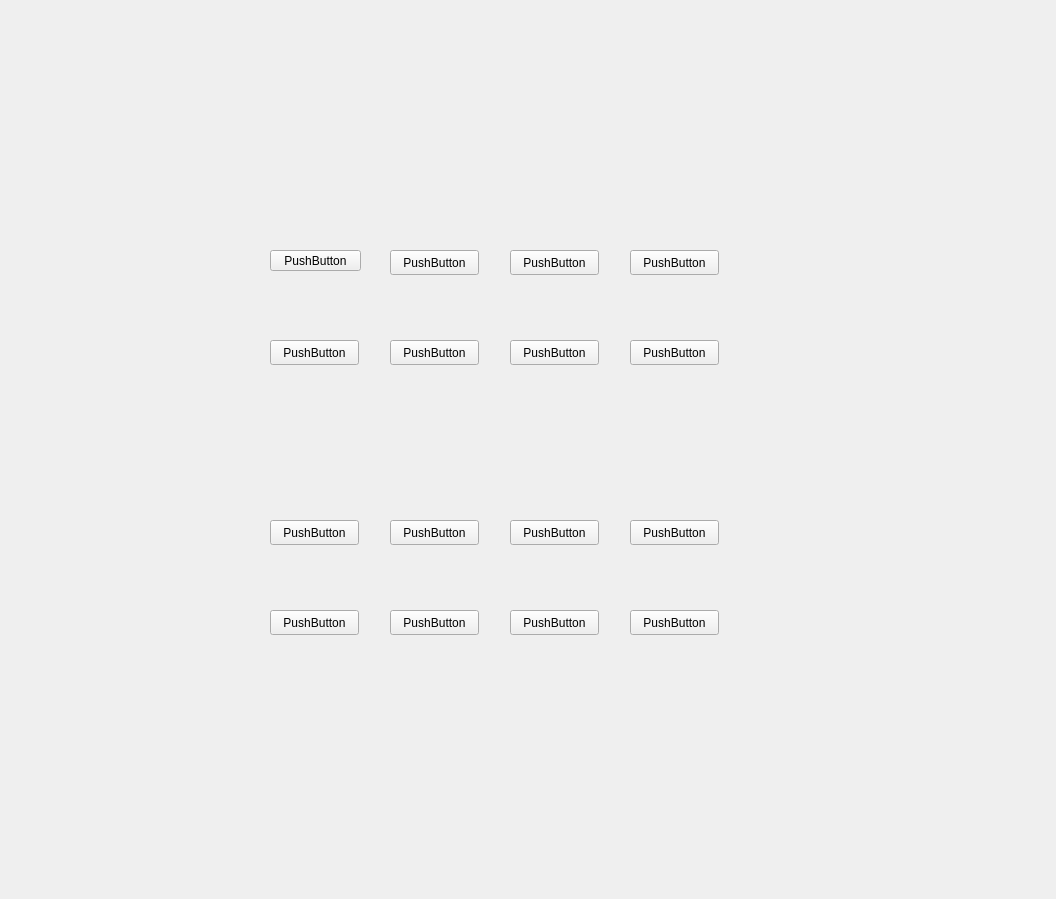
<?xml version="1.0" encoding="UTF-8"?>
<ui version="4.0">
 <class>Form</class>
 <widget class="QWidget" name="Form">
  <property name="geometry">
   <rect>
    <x>0</x>
    <y>0</y>
    <width>1056</width>
    <height>899</height>
   </rect>
  </property>
  <property name="minimumSize">
   <size>
    <width>1056</width>
    <height>0</height>
   </size>
  </property>
  <property name="windowTitle">
   <string>Form</string>
  </property>
  <widget class="QPushButton" name="AV_1">
   <property name="geometry">
    <rect>
     <x>270</x>
     <y>250</y>
     <width>91</width>
     <height>21</height>
    </rect>
   </property>
   <property name="text">
    <string>PushButton</string>
   </property>
  </widget>
  <widget class="QPushButton" name="RT_1">
   <property name="geometry">
    <rect>
     <x>270</x>
     <y>340</y>
     <width>89</width>
     <height>25</height>
    </rect>
   </property>
   <property name="text">
    <string>PushButton</string>
   </property>
  </widget>
  <widget class="QPushButton" name="RT_2">
   <property name="geometry">
    <rect>
     <x>390</x>
     <y>340</y>
     <width>89</width>
     <height>25</height>
    </rect>
   </property>
   <property name="text">
    <string>PushButton</string>
   </property>
  </widget>
  <widget class="QPushButton" name="AV_2">
   <property name="geometry">
    <rect>
     <x>390</x>
     <y>250</y>
     <width>89</width>
     <height>25</height>
    </rect>
   </property>
   <property name="text">
    <string>PushButton</string>
   </property>
  </widget>
  <widget class="QPushButton" name="AV_3">
   <property name="geometry">
    <rect>
     <x>510</x>
     <y>250</y>
     <width>89</width>
     <height>25</height>
    </rect>
   </property>
   <property name="text">
    <string>PushButton</string>
   </property>
  </widget>
  <widget class="QPushButton" name="RT_3">
   <property name="geometry">
    <rect>
     <x>510</x>
     <y>340</y>
     <width>89</width>
     <height>25</height>
    </rect>
   </property>
   <property name="text">
    <string>PushButton</string>
   </property>
  </widget>
  <widget class="QPushButton" name="AV_4">
   <property name="geometry">
    <rect>
     <x>630</x>
     <y>250</y>
     <width>89</width>
     <height>25</height>
    </rect>
   </property>
   <property name="text">
    <string>PushButton</string>
   </property>
  </widget>
  <widget class="QPushButton" name="RT_4">
   <property name="geometry">
    <rect>
     <x>630</x>
     <y>340</y>
     <width>89</width>
     <height>25</height>
    </rect>
   </property>
   <property name="text">
    <string>PushButton</string>
   </property>
  </widget>
  <widget class="QPushButton" name="AV_5">
   <property name="geometry">
    <rect>
     <x>270</x>
     <y>520</y>
     <width>89</width>
     <height>25</height>
    </rect>
   </property>
   <property name="text">
    <string>PushButton</string>
   </property>
  </widget>
  <widget class="QPushButton" name="RT_5">
   <property name="geometry">
    <rect>
     <x>270</x>
     <y>610</y>
     <width>89</width>
     <height>25</height>
    </rect>
   </property>
   <property name="text">
    <string>PushButton</string>
   </property>
  </widget>
  <widget class="QPushButton" name="AV_6">
   <property name="geometry">
    <rect>
     <x>390</x>
     <y>520</y>
     <width>89</width>
     <height>25</height>
    </rect>
   </property>
   <property name="text">
    <string>PushButton</string>
   </property>
  </widget>
  <widget class="QPushButton" name="RT_6">
   <property name="geometry">
    <rect>
     <x>390</x>
     <y>610</y>
     <width>89</width>
     <height>25</height>
    </rect>
   </property>
   <property name="text">
    <string>PushButton</string>
   </property>
  </widget>
  <widget class="QPushButton" name="AV_7">
   <property name="geometry">
    <rect>
     <x>510</x>
     <y>520</y>
     <width>89</width>
     <height>25</height>
    </rect>
   </property>
   <property name="text">
    <string>PushButton</string>
   </property>
  </widget>
  <widget class="QPushButton" name="RT_7">
   <property name="geometry">
    <rect>
     <x>510</x>
     <y>610</y>
     <width>89</width>
     <height>25</height>
    </rect>
   </property>
   <property name="text">
    <string>PushButton</string>
   </property>
  </widget>
  <widget class="QPushButton" name="AV_8">
   <property name="geometry">
    <rect>
     <x>630</x>
     <y>520</y>
     <width>89</width>
     <height>25</height>
    </rect>
   </property>
   <property name="text">
    <string>PushButton</string>
   </property>
  </widget>
  <widget class="QPushButton" name="RT_8">
   <property name="geometry">
    <rect>
     <x>630</x>
     <y>610</y>
     <width>89</width>
     <height>25</height>
    </rect>
   </property>
   <property name="text">
    <string>PushButton</string>
   </property>
  </widget>
 </widget>
 <resources/>
 <connections/>
</ui>
